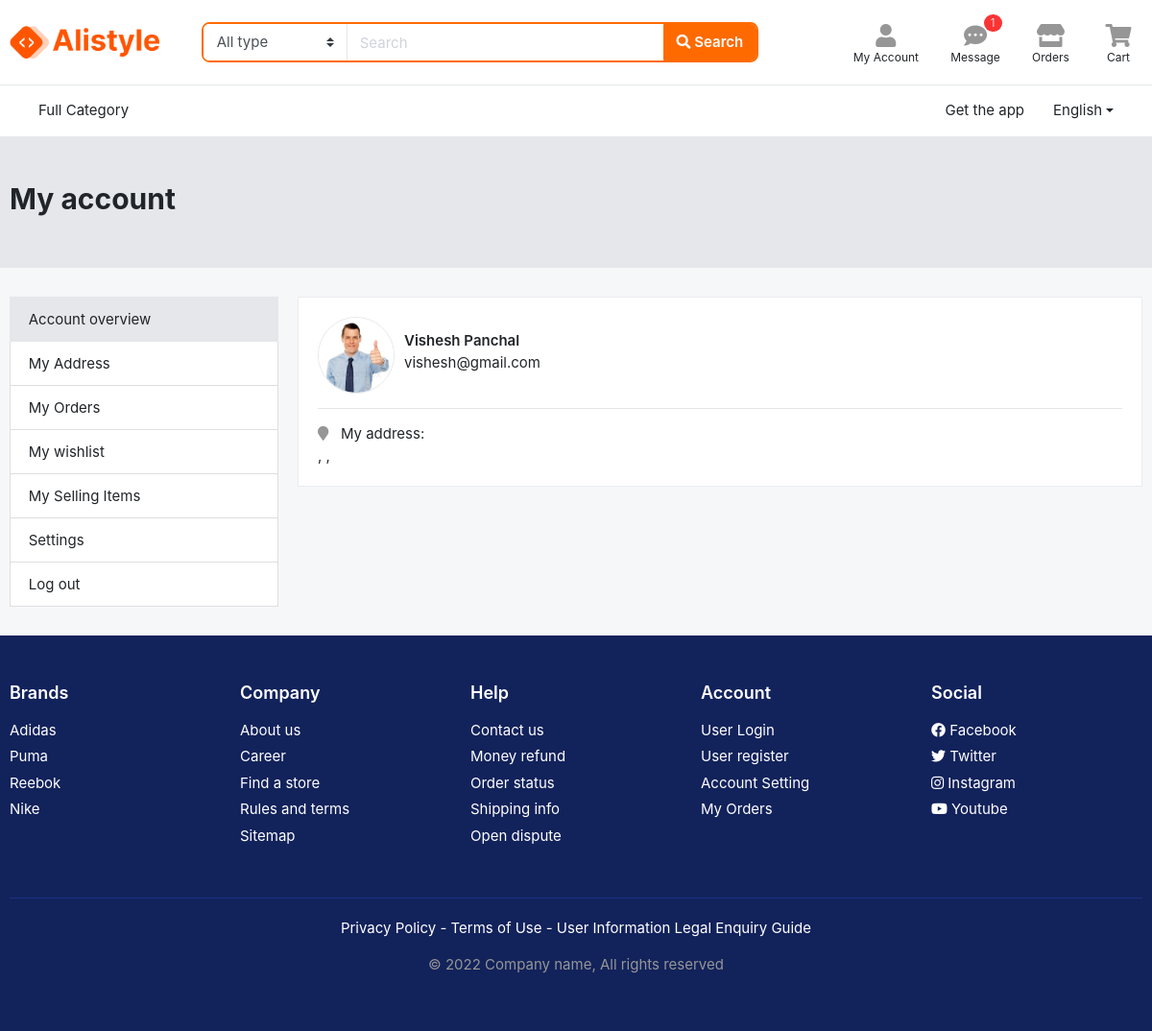
The app's page /profile/main/ (signed in), older data.
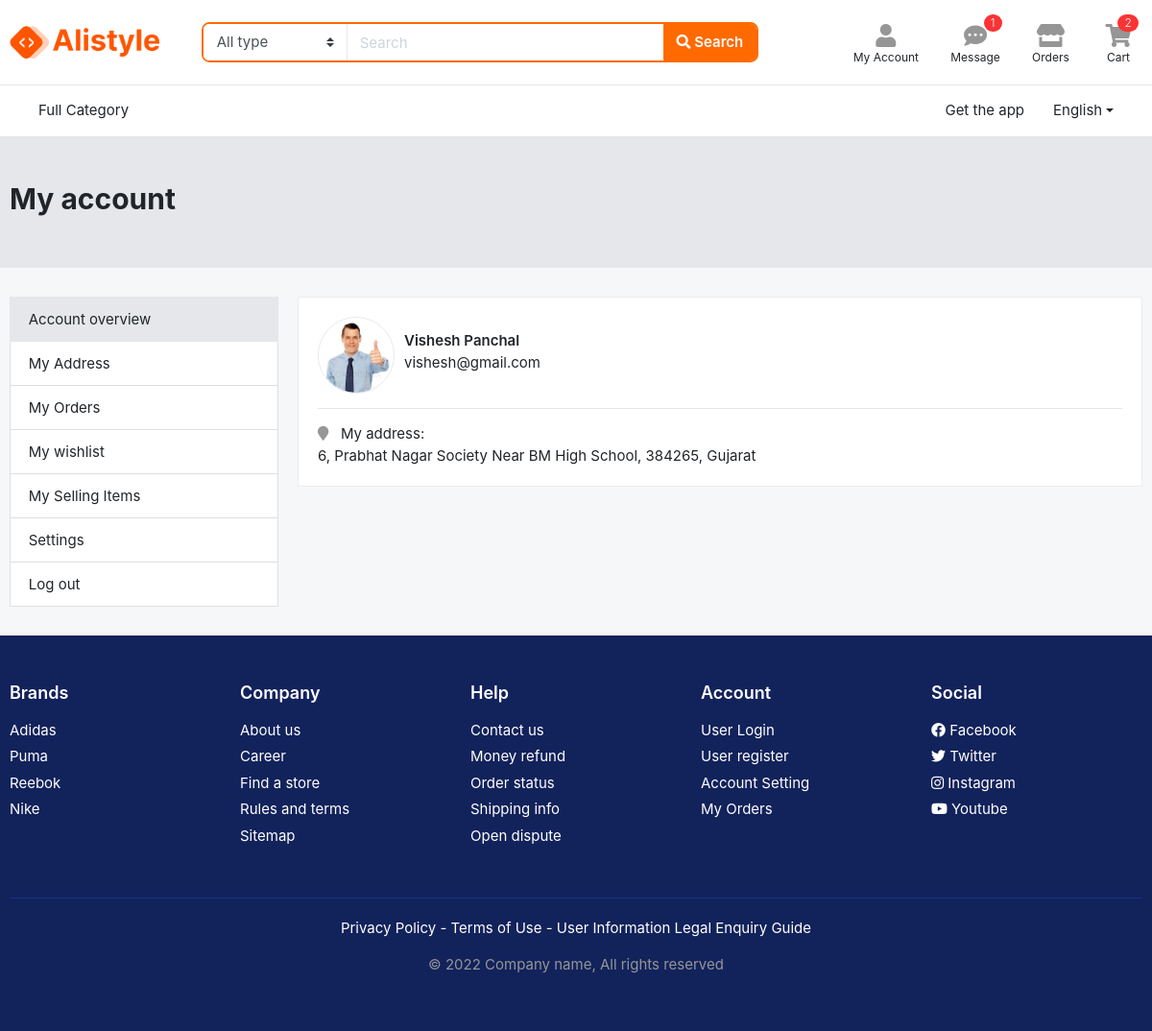
The same page, newer data.
### usr/models.py (models this page shows, shortened)
class UserProfileAddress(models.Model):
    user_id = models.IntegerField()
    first_name = models.CharField(max_length=65)
    last_name = models.CharField(max_length=65)
    email = models.EmailField(max_length=128)
    phone_number = models.CharField(max_length=10)
    city = models.CharField(max_length=64)
    state = models.CharField(max_length=64)
    zip_number = models.CharField(max_length=6)
    address_1 = models.CharField(null=False,max_length=256)
    address_2 = models.CharField(null=False,max_length=256)
    is_default = models.BooleanField(default=False)
    class Meta:
        verbose_name_plural = "ProfileAddress"
    """        structure :
        user_id : int
        product_ids :{ product_id :  [ [product_id, category_id],
                        [product_id, category_id],
                    ]}

    Returns:
        _type_: _description_
    """

### usr/views.py (the view)
# urls.py: path("main/",user_profile,name="main"),
@login_required(login_url="accounts:account_login")
def user_profile(request:HttpRequest):
    user_id = request.user.id
    user_data = AuthModel.objects.filter(pk=user_id)
    user_address = UserProfileAddress.objects.filter(user_id=user_id)
    return render(request,"profile_user/main.html",context={"user_data":user_data,"user_address":user_address})

### cart/context_processor.py (called while the page is built)
def intro(request):
    try:
        user_id = request.user.id
    except Exception:
        user_id = None
    context_return = dict()
    context_return["item_count"] = 0
    if user_id:
        user = CartModel.objects.filter(user_id=user_id)
        items = user[0].cart_items["products"]
        item_count = len(items)
        context_return["item_count"] = item_count
    return context_return

### templates/profile_user/main.html (shortened to what this page needs)
{% extends '../base/base.html' %}
{% block content %}
<section class="section-pagetop bg-gray">
<div class="container">
	<h2 class="title-page">My account</h2>
</div>
</section>
<section class="section-content padding-y">
<div class="container">
<div class="row">
	<aside class="col-md-3">
		<nav class="list-group">
			<a class="list-group-item active" href="#"> Account overview  </a>
			<a class="list-group-item" href="{% url 'profile:address' %}"> My Address </a>
			<a class="list-group-item" href="{% url 'profile:order' %}"> My Orders </a>
			<a class="list-group-item" href="{% url 'profile:wishlist' %}"> My wishlist </a>
			<a class="list-group-item" href="{% url 'profile:seller' %}"> My Selling Items </a>
			<a class="list-group-item" href="{% url 'profile:settings' %}"> Settings </a>
			<a class="list-group-item" href="{% url 'accounts:account_logout' %}"> Log out </a>
		</nav>
	</aside>
	<main class="col-md-9">
		<article class="card mb-3">
			<div class="card-body">
				<figure class="icontext">
						<div class="icon">
							<img class="rounded-circle img-sm border" src="images/avatars/avatar3.jpg">
						</div>
						<div class="text">
							<strong> {{ user_data.0.first_name }} {{ user_data.0.last_name }} </strong> <br>
							<p class="mb-2"> {{ user_data.0.email }} </p>
						</div>
				</figure>
				<hr>
				<p>
					<i class="fa fa-map-marker text-muted"></i> &nbsp; My address:
					 <br>
					{{ user_address.0.address_1 }}, {{ user_address.0.zip_number }}, {{ user_address.0.state }}
				</p>
	</main>
</div>
</div>
</section>
{% endblock content %}

Row changes from the older to the newer data that the page shows:
added UserProfileAddress: address_1 "6, Prabhat Nagar Society Near BM High School", zip_number "384265", state "Gujarat"
Text that changed along with them:
{{ item_count }}: (not shown) → "2"
